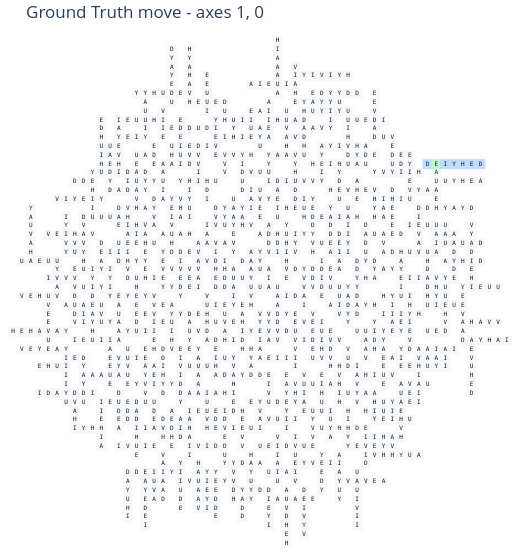

This figure's notebook cell:
### Markdown cell above
# Keep in Mind

Ground truth != only solution

### Code cell
for figure in plot_llm_run_move(context, move_source="ground_truth"):
    display(figure)

### Figure 1 — Plotly figure (JSON) as saved in the notebook; plotly's stock layout.template omitted (floating-point values rounded to 4 significant figures; data arrays with more than 128 entries replaced by an {"elided": "..."} marker saying what was removed)
{"data": [{"customdata": [[[-46, 8], "0"], [[-45, 8], "0"], [[-45, 10], "0"], [[-44, -8], "0"], [[-44, 6], "0"], [[-44, 8], "0"], [[-44, 10], "0"], [[-44, 16], "0"], [[-43, -10], "0"], [[-43, -8], "0"], [[-43, 0], "0"], [[-43, 3], "0"], [[-43, 6], "0"], [[-43, 8], "0"], [[-43, 10], "0"], [[-43, 16], "0"], [[-42, -10], "0"], [[-42, -8], "0"], [[-42, -4], "0"], [[-42, -2], "0"], [[-42, -1], "0"], [[-42, 0], "0"], [[-42, 3], "0"], [[-42, 6], "0"], [[-42, 8], "0"], [[-42, 10], "0"], [[-42, 16], "0"], [[-41, -10], "0"], [[-41, -8], "0"], [[-41, -7], "0"], [[-41, -6], "0"], [[-41, -4], "0"], [[-41, -2], "0"], [[-41, -1], "0"], [[-41, 0], "0"], [[-41, 2], "0"], [[-41, 3], "0"], [[-41, 4], "0"], [[-41, 6], "0,1"], [[-41, 7], "1"], [[-41, 8], "0,1"], [[-41, 9], "1"], [[-41, 10], "0,1"], [[-41, 11], "1"], [[-41, 14], "0"], [[-41, 16], "0"], [[-40, -10], "0"], [[-40, -8], "0"], [[-40, -7], "0"], [[-40, -6], "0"], [[-40, -4], "0"], [[-40, -2], "0"], [[-40, -1], "0"], [[-40, 0], "0"], [[-40, 2], "0,1"], [[-40, 3], "0,1"], [[-40, 4], "0,1"], [[-40, 5], "1"], [[-40, 6], "0,1"], [[-40, 8], "0"], [[-40, 10], "0"], [[-40, 12], "0"], [[-40, 14], "0"], [[-40, 16], "0"], [[-39, -10], "0"], [[-39, -8], "0"], [[-39, -7], "0"], [[-39, -6], "0"], [[-39, -4], "0,1"], [[-39, -3], "1"], [[-39, -2], "0,1"], [[-39, -1], "0,1"], [[-39, 0], "0,1"], [[-39, 1], "1"], [[-39, 2], "0,1"], [[-39, 4], "0"], [[-39, 7], "0"], [[-39, 9], "0"], [[-39, 12], "0"], [[-39, 14], "0,1"], [[-39, 15], "1"], [[-39, 16], "0,1"], [[-39, 17], "1"], [[-39, 18], "1"], [[-39, 19], "1"], [[-38, -10], "0,1"], [[-38, -9], "1"], [[-38, -8], "0,1"], [[-38, -7], "0,1"], [[-38, -6], "0,1"], [[-38, -5], "1"], [[-38, -4], "0,1"], [[-38, -2], "0"], [[-38, -1], "0"], [[-38, 0], "0"], [[-38, 2], "0"], [[-38, 4], "0"], [[-38, 6], "1"], [[-38, 7], "0,1"], [[-38, 8], "1"], [[-38, 9], "0,1"], [[-38, 12], "0"], [[-38, 14], "0"], [[-38, 16], "0"], [[-37, -6], "0"], [[-37, -4], "0"], [[-37, -2], "0"], [[-37, 1], "0,1"], [[-37, 2], "0,1"], [[-37, 3], "1"], [[-37, 4], "0,1"], [[-37, 5], "1"], [[-37, 7], "0"], [[-37, 9], "0,1"], [[-37, 10], "1"], [[-37, 11], "1"], [[-37, 12], "0,1"], [[-37, 13], "1"], [[-37, 14], "0,1"], [[-37, 17], "0"], [[-36, -9], "0"], [[-36, -6], "0"], [[-36, -3], "0"], [[-36, 1], "0"], [[-36, 4], "0"], [[-36, 7], "0"], [[-36, 9], "0"], [[-36, 12], "0"], [[-36, 14], "0"], [[-36, 17], "0,1"], [[-36, 18], "1"], [[-36, 19], "1"], [[-36, 20], "1"], [[-36, 21], "1"], [[-36, 22], "1"], [[-36, 23], "1"], [[-35, -13], "0"], [[-35, -11], "1"], [[-35, -10], "1"], [[-35, -9], "0,1"], [[-35, -8], "1"], [[-35, -7], "1"], [[-35, -5], "0"], [[-35, -3], "0,1"], [[-35, -2], "1"], [[-35, -1], "1"], [[-35, 0], "1"], [[-35, 1], "0"], [[-35, 3], "0"], [[-35, 5], "1"], [[-35, 6], "1"], [[-35, 7], "0,1"], [[-35, 8], "1"], [[-35, 9], "0,1"], [[-35, 10], "1"], [[-35, 11], "0,1"], [[-35, 15], "0"], [[-35, 16], "1"], [[-35, 17], "0,1"], [[-35, 18], "1"], [[-35, 19], "1"], [[-35, 20], "1"], [[-34, -13], "0"], [[-34, -9], "0"], [[-34, -6], "1"], [[-34, -5], "0,1"], [[-34, -4], "1"], [[-34, -3], "0,1"], [[-34, 1], "0"], [[-34, 3], "0"], [[-34, 7], "0"], [[-34, 9], "0"], [[-34, 11], "0"], [[-34, 13], "0"], [[-34, 15], "0"], [[-34, 17], "0,1"], [[-34, 18], "1"], [[-34, 19], "1"], [[-34, 20], "1"], [[-34, 21], "0"], [[-33, -16], "0,1"], [[-33, -15], "1"], [[-33, -14], "1"], [[-33, -13], "0,1"], [[-33, -11], "0"], [[-33, -9], "0"], [[-33, -8], "1"], [[-33, -7], "0,1"], [[-33, -6], "1"], [[-33, -5], "0,1"], [[-33, -4], "1"], [[-33, -3], "0"], [[-33, -1], "0,1"], [[-33, 0], "1"], [[-33, 1], "0,1"], [[-33, 2], "1"], [[-33, 3], "0,1"], [[-33, 4], "1"], [[-33, 5], "0,1"], [[-33, 8], "0"], [[-33, 11], "0"], [[-33, 12], "1"], [[-33, 13], "0,1"], [[-33, 14], "1"], [[-33, 15], "0,1"], [[-33, 16], "1"], [[-33, 17], "0,1"], [[-33, 21], "0"], [[-32, -16], "0"], [[-32, -13], "0"], [[-32, -11], "0,1"], [[-32, -10], "1"], [[-32, -9], "0,1"], [[-32, -7], "0,1"], [[-32, -6], "1"], [[-32, -5], "0,1"], [[-32, -4], "1"], [[-32, -3], "0,1"], [[-32, -1], "0,1"], [[-32, 0], "1"], [[-32, 1], "0,1"], [[-32, 3], "0"], [[-32, 5], "0"], [[-32, 6], "1"], [[-32, 7], "1"], [[-32, 8], "0,1"], [[-32, 9], "1"], [[-32, 11], "0"], [[-32, 13], "0"], [[-32, 15], "0"], [[-32, 18], "0,1"], [[-32, 19], "1"], [[-32, 20], "1"], [[-32, 21], "0,1"], [[-32, 22], "1"], [[-31, -16], "0"], [[-31, -13], "0"], [[-31, -11], "0,1"], [[-31, -10], "1"], [[-31, -9], "0,1"], [[-31, -7], "0"], [[-31, -5], "0"], [[-31, -3], "0,1"], [[-31, -2], "1"], [[-31, -1], "0,1"], [[-31, 0], "1"], [[-31, 1], "0,1"], [[-31, 2], "0,1"], [[-31, 3], "0,1"], [[-31, 5], "0"], [[-31, 8], "0"], [[-31, 10], "0,1"], [[-31, 11], "0,1"], [[-31, 12], "0,1"], [[-31, 13], "0,1"], [[-31, 15], "0"], [[-31, 17], "1"], [[-31, 18], "0,1"], [[-31, 19], "1"], [[-31, 20], "1"], [[-31, 21], "0"], [[-30, -17], "0"], [[-30, -16], "0"], [[-30, -15], "0"], [[-30, -13], "0,1"], [[-30, -12], "1"], [[-30, -11], "0,1"], [[-30, -10], "1"], [[-30, -9], "0,1"], [[-30, -8], "0,1"], [[-30, -7], "0,1"], [[-30, -4], "0"], [[-30, -1], "0"], [[-30, 2], "0"], [[-30, 4], "1"], [[-30, 5], "0,1"], [[-30, 6], "1"], [[-30, 7], "1"], [[-30, 8], "0,1"], [[-30, 9], "1"], [[-30, 10], "0,1"], [[-30, 12], "0"], [[-30, 14], "0"], [[-30, 16], "0"], [[-30, 18], "0,1"], [[-30, 19], "1"], [[-30, 20], "1"], [[-30, 21], "0,1"], [[-30, 22], "0,1"], [[-30, 23], "0"], [[-29, -20], "1"], [[-29, -19], "1"], [[-29, -18], "1"], [[-29, -17], "0,1"], [[-29, -16], "0,1"], [[-29, -15], "0,1"], [[-29, -14], "1"], [[-29, -11], "0"], [[-29, -8], "0"], [[-29, -6], "0"], [[-29, -4], "0,1"], [[-29, -3], "1"], [[-29, -2], "0,1"], [[-29, -1], "0,1"], [[-29, 0], "1"], [[-29, 1], "1"], [[-29, 2], "0,1"], [[-29, 6], "0"], [[-29, 8], "0,1"], [[-29, 9], "1"], [[-29, 10], "0,1"], [[-29, 12], "0"], [[-29, 14], "0,1"], [[-29, 15], "1"], [[-29, 16], "0,1"], [[-29, 17], "1"], [[-29, 18], "0,1"], [[-29, 21], "0"], [[-29, 22], "0"], [[-29, 23], "0"], [[-29, 29], "0"], [[-28, -17], "0"], [[-28, -15], "0"], [[-28, -12], "0"], [[-28, -10], "1"], [[-28, -9], "1"], [[-28, -8], "0,1"], [[-28, -7], "1"], [[-28, -6], "0,1"], [[-28, -5], "1"], [[-28, -4], "0,1"], [[-28, -2], "0"], [[-28, 2], "0"], [[-28, 6], "0"], [[-28, 8], "0,1"], [[-28, 9], "1"], [[-28, 10], "0,1"], [[-28, 11], "1"], [[-28, 12], "0,1"], [[-28, 13], "1"], [[-28, 14], "0,1"], [[-28, 16], "0"], [[-28, 19], "0"], [[-28, 21], "0,1"], [[-28, 22], "0,1"], [[-28, 23], "0,1"], [[-28, 24], "1"], [[-28, 29], "0"], [[-27, -17], "0"], [[-27, -15], "0,1"], [[-27, -14], "1"], [[-27, -13], "1"], [[-27, -12], "0,1"], [[-27, -11], "1"], [[-27, -10], "0,1"], [[-27, -8], "0,1"], [[-27, -7], "1"], [[-27, -6], "0,1"], [[-27, -4], "0"], [[-27, -2], "0"], [[-27, 0], "0,1"], [[-27, 1], "1"], [[-27, 2], "0,1"], [[-27, 3], "1"], [[-27, 4], "1"], [[-27, 5], "1"], [[-27, 6], "0,1"], [[-27, 8], "0"], [[-27, 10], "0"], [[-27, 12], "0"], [[-27, 14], "0"], [[-27, 16], "0,1"], [[-27, 17], "1"], [[-27, 18], "1"], [[-27, 19], "0,1"], [[-27, 20], "1"], [[-27, 23], "0"], [[-27, 29], "0"], [[-26, -20], "1"], [[-26, -19], "1"], [[-26, -18], "1"], [[-26, -17], "0,1"], [[-26, -15], "0"], [[-26, -12], "0,1"], [[-26, -11], "1"], [[-26, -10], "0,1"], [[-26, -8], "0,1"], [[-26, -7], "1"], [[-26, -6], "0,1"], [[-26, -4], "0,1"], [[-26, -3], "1"], [[-26, -2], "0,1"], [[-26, -1], "1"], [[-26, 0], "0,1"], [[-26, 2], "0"], [[-26, 4], "0"], [[-26, 9], "0"], [[-26, 13], "0,1"], [[-26, 14], "0,1"], [[-26, 15], "0,1"], [[-26, 16], "0,1"], [[-26, 19], "0"], [[-26, 21], "1"], [[-26, 22], "1"], [[-26, 23], "0,1"], [[-26, 24], "1"], [[-26, 25], "1"], [[-26, 26], "1"], [[-26, 29], "0"], [[-25, -17], "0,1"], [[-25, -16], "1"], [[-25, -15], "0,1"], [[-25, -12], "0,1"], [[-25, -11], "1"], [[-25, -10], "0,1"], [[-25, -9], "1"], [[-25, -8], "0,1"], [[-25, -6], "0"], [[-25, -4], "0"], [[-25, -2], "0"], [[-25, 0], "0,1"], [[-25, 1], "1"], [[-25, 2], "0,1"], [[-25, 4], "0,1"], [[-25, 5], "0,1"], [[-25, 6], "1"], [[-25, 7], "1"], [[-25, 8], "1"], [[-25, 9], "0"], [[-25, 11], "0"], [[-25, 12], "0"], [[-25, 13], "0"], [[-25, 15], "0"], [[-25, 17], "0"], [[-25, 19], "0,1"], [[-25, 20], "1"], [[-25, 21], "1"], [[-25, 23], "0,1"], [[-25, 24], "1"], [[-25, 25], "1"], [[-25, 26], "1"], [[-25, 29], "0"], [[-24, -22], "1"], [[-24, -21], "1"], [[-24, -20], "1"], [[-24, -19], "0,1"], [[-24, -18], "1"], [[-24, -17], "0,1"], [[-24, -12], "0"], [[-24, -10], "0"], [[-24, -8], "0,1"], [[-24, -7], "0,1"], [[-24, -6], "0,1"], [[-24, -5], "0,1"], [[-24, -4], "1"], [[-24, -3], "0,1"], [[-24, -2], "0,1"], [[-24, 0], "0"], [[-24, 3], "0"], [[-24, 4], "0"], [[-24, 5], "0"], [[-24, 9], "0"], [[-24, 11], "0"], [[-24, 12], "0"], [[-24, 13], "0"], [[-24, 15], "0"], [[-24, 17], "0"], [[-24, 18], "0"], [[-24, 19], "0"], [[-24, 21], "1"], [[-24, 22], "0,1"], [[-24, 23], "0,1"], [[-24, 24], "1"], [[-24, 25], "1"], [[-24, 26], "1"], [[-24, 27], "1"], [[-24, 29], "0"], [[-23, -19], "0"], [[-23, -16], "1"], [[-23, -15], "1"], [[-23, -14], "1"], [[-23, -13], "1"], [[-23, -12], "0,1"], [[-23, -11], "0,1"], [[-23, -7], "0"], [[-23, -5], "0"], [[-23, -3], "0"], [[-23, -1], "0"], [[-23, 0], "0,1"], [[-23, 1], "1"], [[-23, 2], "1"], [[-23, 3], "0,1"], [[-23, 5], "0"], [[-23, 6], "0"], [[-23, 7], "0"], [[-23, 9], "0,1"], [[-23, 10], "1"], [[-23, 11], "0,1"], [[-23, 12], "0,1"], [[-23, 13], "0,1"], [[-23, 14], "1"], [[-23, 17], "0"], [[-23, 18], "0"], [[-23, 19], "0"], [[-23, 22], "0"], [[-23, 28], "0,1"], [[-23, 29], "0,1"], [[-23, 30], "1"], [[-23, 31], "1"], [[-23, 32], "1"], [[-23, 33], "1"], [[-22, -23], "1"], [[-22, -22], "1"], [[-22, -21], "1"], [[-22, -20], "1"], [[-22, -19], "0,1"], [[-22, -18], "1"], [[-22, -17], "1"], [[-22, -14], "0"], [[-22, -11], "0"], [[-22, -10], "1"], [[-22, -9], "0,1"], [[-22, -8], "1"], [[-22, -7], "0,1"], [[-22, -5], "0"], [[-22, -3], "0,1"], [[-22, -2], "1"], [[-22, -1], "0,1"], [[-22, 1], "0"], [[-22, 3], "0,1"], [[-22, 4], "1"], [[-22, 5], "0,1"], [[-22, 6], "0,1"], [[-22, 7], "0,1"], [[-22, 8], "1"], [[-22, 9], "0"], [[-22, 11], "0"], [[-22, 12], "0"], [[-22, 13], "0"], [[-22, 16], "1"], [[-22, 17], "0,1"], [[-22, 18], "0,1"], [[-22, 19], "0,1"], [[-22, 20], "0,1"], [[-22, 21], "1"], [[-22, 22], "0,1"], [[-22, 24], "1"], [[-22, 25], "1"], [[-22, 26], "0,1"], [[-22, 28], "0"], [[-21, -19], "0"], [[-21, -16], "1"], [[-21, -15], "1"], [[-21, -14], "0,1"], [[-21, -13], "1"], [[-21, -12], "1"], [[-21, -11], "0"], [[-21, -9], "0"], [[-21, -7], "0,1"], [[-21, -6], "1"], [[-21, -5], "0,1"], [[-21, -3], "0"], [[-21, -1], "0,1"], [[-21, 0], "1"], [[-21, 1], "0,1"], [[-21, 2], "1"], [[-21, 3], "0,1"], [[-21, 5], "0"], [[-21, 6], "0"], [[-21, 7], "0"], [[-21, 9], "0,1"], [[-21, 10], "1"], [[-21, 11], "0,1"], [[-21, 12], "1"], [[-21, 15], "0"], [[-21, 18], "0"], [[-21, 20], "0,1"], [[-21, 21], "1"], [[-21, 22], "0,1"], [[-21, 26], "0"], [[-21, 28], "0,1"], [[-21, 29], "1"], [[-21, 30], "1"], [[-21, 31], "1"], [[-21, 32], "1"], [[-20, -19], "0"], [[-20, -16], "0,1"], [[-20, -15], "1"], [[-20, -14], "0,1"], [[-20, -13], "1"], [[-20, -11], "0"], [[-20, -9], "0,1"], [[-20, -8], "1"], [[-20, -7], "0,1"], [[-20, -5], "0,1"], [[-20, -4], "1"], [[-20, -3], "1"], [[-20, -2], "1"], [[-20, -1], "0,1"], [[-20, 1], "0"], [[-20, 3], "0"], [[-20, 5], "0,1"], [[-20, 6], "0,1"], [[-20, 7], "0,1"], [[-20, 8], "1"], [[-20, 9], "0,1"], [[-20, 11], "0"], [[-20, 14], "0"], [[-20, 15], "0"], [[-20, 16], "0"], [[-20, 19], "1"], [[-20, 20], "0,1"], [[-20, 21], "1"], [[-20, 22], "0,1"], [[-20, 23], "1"], [[-20, 26], "0"], [[-20, 28], "0"], [[-19, -19], "0"], [[-19, -17], "1"], [[-19, -16], "0,1"], [[-19, -15], "1"], [[-19, -14], "0,1"], [[-19, -13], "1"], [[-19, -11], "0"], [[-19, -9], "0"], [[-19, -7], "0,1"], [[-19, -6], "1"], [[-19, -5], "0,1"], [[-19, -1], "0,1"], [[-19, 0], "1"], [[-19, 1], "1"], [[-19, 2], "0,1"], [[-19, 3], "0,1"], [[-19, 4], "0,1"], [[-19, 7], "0"], [[-19, 10], "0"], [[-19, 13], "1"], [[-19, 14], "0,1"], [[-19, 15], "0,1"], [[-19, 16], "0,1"], [[-19, 17], "1"], [[-19, 18], "1"], [[-19, 20], "0"], [[-19, 22], "0"], [[-19, 24], "0,1"], [[-19, 25], "0,1"], [[-19, 26], "0,1"], [[-19, 27], "1"], [[-19, 28], "0,1"], [[-18, -22], "1"], [[-18, -21], "1"], [[-18, -20], "1"], [[-18, -19], "0,1"], [[-18, -18], "0,1"], [[-18, -16], "0"], [[-18, -14], "0"], [[-18, -12], "0,1"], [[-18, -11], "0,1"], [[-18, -10], "1"], [[-18, -9], "0,1"], [[-18, -8], "1"], [[-18, -7], "0,1"], [[-18, -4], "0"], [[-18, -1], "0"], [[-18, 2], "0"], [[-18, 4], "0"], [[-18, 7], "0,1"], [[-18, 8], "1"], [[-18, 9], "1"], [[-18, 10], "0,1"], [[-18, 12], "0"], [[-18, 14], "0"], [[-18, 15], "0"], [[-18, 16], "0"], [[-18, 19], "1"], [[-18, 20], "0,1"], [[-18, 21], "0,1"], [[-18, 22], "0,1"], [[-18, 24], "0"], [[-18, 25], "0"], [[-18, 26], "0"], [[-18, 28], "0"], [[-17, -18], "0"], [[-17, -16], "0,1"], [[-17, -15], "1"], [[-17, -14], "0,1"], [[-17, -13], "1"], [[-17, -12], "0,1"], [[-17, -9], "0"], [[-17, -6], "0,1"], [[-17, -5], "1"], [[-17, -4], "0,1"], [[-17, -3], "0,1"], [[-17, -2], "0,1"], [[-17, 0], "0"], [[-17, 1], "0"], [[-17, 2], "0"], [[-17, 4], "0,1"], [[-17, 5], "1"], [[-17, 6], "0,1"], [[-17, 7], "0,1"], [[-17, 10], "0,1"], [[-17, 11], "1"], [[-17, 12], "0,1"], [[-17, 13], "1"], [[-17, 14], "1"], [[-17, 15], "0,1"], [[-17, 16], "0,1"], [[-17, 21], "0"], [[-17, 24], "0"], [[-17, 25], "0"], [[-17, 26], "0"], [[-17, 28], "0,1"], [[-17, 29], "1"], [[-17, 30], "1"], [[-17, 31], "1"], [[-17, 32], "1"], [[-16, -19], "1"], [[-16, -18], "0,1"], [[-16, -17], "1"], [[-16, -16], "0,1"], [[-16, -14], "0"], [[-16, -12], "0"], [[-16, -10], "1"], [[-16, -9], "0,1"], [[-16, -8], "1"], [[-16, -7], "1"], [[-16, -6], "0,1"], [[-16, -4], "0"], [[-16, -3], "0"], [[-16, -2], "0"], [[-16, 0], "0,1"], [[-16, 1], "0,1"], [[-16, 2], "0,1"], [[-16, 3], "1"], [[-16, 4], "0,1"], [[-16, 6], "0"], [[-16, 8], "0"], [[-16, 10], "0,1"], [[-16, 11], "1"], [[-16, 12], "0,1"], [[-16, 13], "1"], [[-16, 16], "0,1"], [[-16, 17], "1"], [[-16, 18], "0,1"], [[-16, 21], "0,1"], [[-16, 22], "1"], [[-16, 23], "1"], [[-16, 24], "0,1"], [[-16, 25], "0,1"], [[-16, 26], "0,1"], [[-16, 27], "1"], [[-16, 29], "0"], [[-15, -18], "0"], [[-15, -16], "0,1"], [[-15, -15], "0,1"], [[-15, -14], "1"], [[-15, -13], "0,1"], [[-15, -12], "0,1"], [[-15, -10], "0"], [[-15, -8], "0"], [[-15, -6], "0,1"], [[-15, -5], "1"], [[-15, -4], "0,1"], [[-15, -3], "0,1"], [[-15, -2], "0,1"], [[-15, 0], "0"], [[-15, 1], "0"], [[-15, 2], "0"], [[-15, 4], "0,1"], [[-15, 5], "1"], [[-15, 6], "0,1"], [[-15, 8], "0,1"], [[-15, 9], "1"], [[-15, 10], "0,1"], [[-15, 11], "1"], [[-15, 12], "0,1"], [[-15, 13], "1"], [[-15, 14], "1"], [[-15, 16], "0"], [[-15, 18], "0,1"], [[-15, 19], "1"], [[-15, 20], "1"], [[-15, 21], "0"], [[-15, 24], "0"], [[-15, 27], "0"], [[-15, 29], "0"], [[-14, -22], "1"], [[-14, -21], "0,1"], [[-14, -20], "1"], [[-14, -19], "1"], [[-14, -18], "0,1"], [[-14, -15], "0"], [[-14, -13], "0"], [[-14, -11], "1"], [[-14, -10], "0,1"], [[-14, -9], "1"], [[-14, -8], "0,1"], [[-14, -6], "0"], [[-14, -4], "0"], [[-14, -2], "0,1"], [[-14, -1], "1"], [[-14, 0], "0,1"], [[-14, 1], "0,1"], [[-14, 3], "1"], [[-14, 4], "0,1"], [[-14, 5], "1"], [[-14, 8], "0"], [[-14, 12], "0"], [[-14, 14], "0"], [[-14, 16], "0,1"], [[-14, 17], "0,1"], [[-14, 18], "0,1"], [[-14, 21], "0"], [[-14, 24], "0"], [[-14, 26], "1"], [[-14, 27], "0,1"], [[-14, 28], "1"], [[-14, 29], "0,1"], [[-14, 30], "1"], [[-13, -21], "0"], [[-13, -17], "0"], [[-13, -16], "0"], [[-13, -15], "0"], [[-13, -13], "0"], [[-13, -12], "1"], [[-13, -11], "1"], [[-13, -10], "0,1"], [[-13, -8], "0"], [[-13, -6], "0,1"], [[-13, -5], "0,1"], [[-13, -4], "0,1"], [[-13, -3], "1"], [[-13, -2], "0,1"], [[-13, 0], "0"], [[-13, 2], "0"], [[-13, 4], "0,1"], [[-13, 5], "1"], [[-13, 6], "0,1"], [[-13, 7], "1"], [[-13, 8], "0,1"], [[-13, 9], "1"], [[-13, 11], "0"], [[-13, 13], "0"], [[-13, 14], "0"], [[-13, 15], "0"], [[-13, 17], "0"], [[-13, 19], "0,1"], [[-13, 20], "1"], [[-13, 21], "0,1"], [[-13, 22], "1"], [[-13, 23], "0,1"], [[-13, 24], "0,1"], [[-13, 25], "0,1"], [[-13, 27], "0"], [[-13, 29], "0"], [[-12, -21], "0"], [[-12, -17], "0"], [[-12, -16], "0"], [[-12, -15], "0"], [[-12, -13], "0"], [[-12, -11], "1"], [[-12, -10], "0,1"], [[-12, -9], "0,1"], [[-12, -8], "0,1"], [[-12, -7], "1"], [[-12, -5], "0"], [[-12, -2], "0,1"], [[-12, -1], "0,1"], [[-12, 0], "0,1"], [[-12, 1], "1"], [[-12, 2], "0,1"], [[-12, 6], "0"], [[-12, 7], "1"], [[-12, 8], "0,1"], [[-12, 9], "1"], [[-12, 11], "0"], [[-12, 12], "1"], [[-12, 13], "0,1"], [[-12, 14], "0,1"], [[-12, 15], "0"], [[-12, 17], "0"], [[-12, 19], "0"], [[-12, 23], "0"], [[-12, 25], "0,1"], [[-12, 26], "1"], [[-12, 27], "0,1"], [[-12, 28], "1"], [[-12, 29], "0,1"], [[-12, 30], "1"], [[-11, -21], "0"], [[-11, -19], "1"], [[-11, -18], "1"], [[-11, -17], "0,1"], [[-11, -16], "0,1"], [[-11, -15], "0,1"], [[-11, -14], "1"], [[-11, -10], "0"], [[-11, -9], "0"], [[-11, -8], "0"], [[-11, -6], "1"], [[-11, -5], "0,1"], [[-11, -4], "1"], [[-11, -3], "1"], [[-11, -1], "0"], [[-11, 2], "0"], [[-11, 5], "1"], [[-11, 6], "0,1"], [[-11, 7], "1"], [[-11, 8], "0,1"], [[-11, 9], "1"], [[-11, 10], "1"], [[-11, 11], "0,1"], [[-11, 13], "0"], [[-11, 14], "0"], [[-11, 15], "0"], [[-11, 17], "0,1"], [[-11, 18], "1"], [[-11, 19], "0,1"], [[-11, 20], "0,1"], [[-11, 21], "1"], [[-11, 23], "0"], [[-11, 25], "0,1"], [[-11, 26], "1"], [[-11, 27], "0,1"], [[-11, 29], "0"], [[-10, -21], "0"], [[-10, -17], "0"], [[-10, -15], "0"], [[-10, -11], "1"], [[-10, -10], "0,1"], [[-10, -9], "0,1"], [[-10, -8], "0,1"], [[-10, -7], "0,1"], [[-10, -5], "0"], [[-10, -1], "0,1"], [[-10, 0], "1"], [[-10, 1], "1"], [[-10, 2], "0,1"], [[-10, 3], "1"], [[-10, 4], "1"], [[-10, 6], "0"], [[-10, 8], "0"], [[-10, 11], "0"], [[-10, 13], "0"], [[-10, 15], "0"], [[-10, 17], "0"], [[-10, 20], "0"], [[-10, 22], "1"], [[-10, 23], "0,1"], [[-10, 24], "1"], [[-10, 25], "0,1"], [[-10, 26], "1"], [[-10, 29], "0"], [[-9, -21], "0"], [[-9, -17], "0"], [[-9, -15], "1"], [[-9, -14], "0,1"], [[-9, -13], "1"], [[-9, -12], "1"], [[-9, -11], "1"], [[-9, -10], "0,1"], [[-9, -7], "0"], [[-9, -5], "0"], [[-9, -4], "0"], [[-9, -3], "0"], [[-9, 0], "1"], [[-9, 1], "1"], [[-9, 2], "0,1"], [[-9, 3], "1"], [[-9, 5], "0"], [[-9, 7], "0"], [[-9, 10], "1"], [[-9, 11], "0,1"], [[-9, 12], "1"], [[-9, 13], "0,1"], [[-9, 14], "1"], [[-9, 15], "0,1"], [[-9, 16], "1"], [[-9, 18], "0"], [[-9, 19], "0"], [[-9, 20], "0"], [[-9, 23], "0"], [[-8, -21], "0"], [[-8, -14], "0"], [[-8, -11], "1"], [[-8, -10], "1"], [[-8, -9], "0,1"], [[-8, -8], "1"], [[-8, -7], "0,1"], [[-8, -5], "0"], [[-8, -4], "0"], [[-8, -3], "0"], [[-8, 0], "1"], [[-8, 1], "1"], [[-8, 2], "0,1"], [[-8, 3], "1"], [[-8, 4], "1"], [[-8, 5], "0,1"], [[-8, 7], "0,1"], [[-8, 8], "1"], [[-8, 9], "0,1"], [[-8, 10], "1"], [[-8, 11], "0"], [[-8, 13], "0"], [[-8, 15], "0"], [[-8, 18], "0"], [[-8, 19], "0"], [[-8, 20], "0"], [[-8, 23], "0,1"], [[-8, 24], "1"], [[-8, 25], "0,1"], [[-8, 26], "1"], [[-8, 27], "1"], [[-8, 28], "1"], [[-8, 29], "1"], [[-7, -18], "1"], [[-7, -17], "1"], [[-7, -16], "1"], [[-7, -15], "1"], [[-7, -14], "0,1"], [[-7, -13], "1"], [[-7, -9], "0"], [[-7, -7], "0,1"], [[-7, -6], "0,1"], [[-7, -5], "0,1"], [[-7, -4], "0,1"], [[-7, -3], "0,1"], [[-7, -1], "0"], [[-7, 2], "0"], [[-7, 4], "1"], [[-7, 5], "0,1"], [[-7, 6], "1"], [[-7, 7], "0"], [[-7, 9], "0,1"], [[-7, 10], "1"], [[-7, 11], "0,1"], [[-7, 14], "0"], [[-7, 16], "0"], [[-7, 18], "0,1"], [[-7, 19], "0,1"], [[-7, 20], "0,1"], [[-7, 21], "1"], [[-7, 22], "0,1"], [[-7, 25], "0"], [[-6, -14], "0"], [[-6, -12], "0,1"], [[-6, -11], "1"], [[-6, -10], "1"], [[-6, -9], "0,1"], [[-6, -8], "1"], [[-6, -6], "0"], [[-6, -3], "0"], [[-6, -1], "0"], [[-6, 3], "0,1"], [[-6, 4], "1"], [[-6, 5], "0,1"], [[-6, 7], "0"], [[-6, 9], "0"], [[-6, 13], "1"], [[-6, 14], "0,1"], [[-6, 15], "1"], [[-6, 16], "0,1"], [[-6, 17], "1"], [[-6, 18], "0,1"], [[-6, 20], "0"], [[-6, 22], "0,1"], [[-6, 23], "1"], [[-6, 24], "1"], [[-6, 25], "0"], [[-5, -16], "1"], [[-5, -15], "1"], [[-5, -14], "0,1"], [[-5, -12], "0"], [[-5, -10], "1"], [[-5, -9], "0,1"], [[-5, -8], "1"], [[-5, -7], "1"], [[-5, -6], "0"], [[-5, -4], "1"], [[-5, -3], "0,1"], [[-5, -2], "0,1"], [[-5, -1], "0,1"], [[-5, 0], "1"], [[-5, 3], "0"], [[-5, 6], "0,1"], [[-5, 7], "0,1"], [[-5, 8], "1"], [[-5, 9], "0,1"], [[-5, 10], "1"], [[-5, 11], "1"], [[-5, 12], "0,1"], [[-5, 14], "0"], [[-5, 16], "0"], [[-5, 22], "0"], [[-5, 25], "0,1"], [[-5, 26], "1"], [[-5, 27], "1"], [[-5, 28], "1"], [[-5, 29], "1"], [[-5, 30], "1"], [[-4, -14], "1"], [[-4, -13], "0,1"], [[-4, -12], "0,1"], [[-4, -11], "0,1"], [[-4, -10], "1"], [[-4, -9], "0,1"], [[-4, -8], "1"], [[-4, -6], "0"], [[-4, -2], "0"], [[-4, 1], "0"], [[-4, 3], "0,1"], [[-4, 4], "1"], [[-4, 5], "1"], [[-4, 6], "0,1"], [[-4, 9], "0"], [[-4, 12], "0"], [[-4, 14], "0"], [[-4, 18], "1"], [[-4, 19], "1"], [[-4, 20], "1"], [[-4, 21], "0,1"], [[-4, 22], "0,1"], [[-4, 23], "1"], [[-4, 25], "0"], [[-3, -13], "0"], [[-3, -12], "0"], [[-3, -11], "0"], [[-3, -9], "0"], [[-3, -7], "0,1"], [[-3, -6], "1"], [[-3, -5], "1"], [[-3, -4], "0,1"], [[-3, -3], "1"], [[-3, -2], "0,1"], [[-3, 1], "0"], [[-3, 3], "0"], [[-3, 6], "0"], [[-3, 9], "0"], [[-3, 11], "1"], [[-3, 12], "0,1"], [[-3, 13], "1"], [[-3, 14], "0,1"], [[-3, 15], "1"], [[-3, 16], "1"], [[-3, 17], "1"], [[-3, 20], "0"], [[-3, 21], "0"], [[-3, 22], "0"], [[-3, 24], ""], [[-3, 25], "0"], [[-3, 26], ""], [[-3, 27], ""], [[-3, 28], ""], [[-3, 29], ""], [[-3, 30], ""], [[-2, -13], "0"], [[-2, -12], "0"], [[-2, -11], "0"], [[-2, -9], "0,1"], [[-2, -8], "1"], [[-2, -7], "0,1"], [[-2, -5], "1"], [[-2, -4], "0,1"], [[-2, -3], "1"], [[-2, -2], "0"], [[-2, 0], "0,1"], [[-2, 1], "0,1"], [[-2, 2], "1"], [[-2, 3], "0,1"], [[-2, 4], "1"], [[-2, 6], "0,1"], [[-2, 7], "1"], [[-2, 8], "0,1"], [[-2, 9], "1"], [[-2, 10], "0,1"], [[-2, 12], "0"], [[-2, 15], "0,1"], [[-2, 16], "1"], [[-2, 17], "1"], [[-2, 18], "1"], [[-2, 20], "0"], [[-2, 21], "0"], [[-2, 22], "0"], [[-1, -13], "0"], [[-1, -12], "0"], [[-1, -11], "0"], [[-1, -7], "0"], [[-1, -5], "1"], [[-1, -4], "0,1"], [[-1, -3], "1"], [[-1, -2], "0,1"], [[-1, -1], "1"], [[-1, 0], "0,1"], [[-1, 5], "0"], [[-1, 8], "0"], [[-1, 10], "0"], [[-1, 12], "0,1"], [[-1, 13], "1"], [[-1, 14], "1"], [[-1, 15], "0,1"], [[-1, 16], "1"], [[-1, 17], "1"], [[-1, 20], "0"], [[0, -13], "0"], [[0, -11], "0,1"], [[0, -10], "1"], [[0, -9], "1"], [[0, -8], "0,1"], [[0, -6], "0"], [[0, -4], "0"], [[0, 0], "0,1"], [[0, 1], "1"], [[0, 2], "0,1"], [[0, 3], "1"], [[0, 4], "0,1"], [[0, 5], "0,1"], [[0, 6], "0,1"], [[0, 8], "0,1"], [[0, 9], "1"], [[0, 10], "0,1"], [[0, 15], "0"], [[0, 18], "0,1"], [[0, 19], "1"], [[0, 20], "0,1"], [[1, -13], "0"], [[1, -11], "0"], [[1, -8], "0"], [[1, -6], "0,1"], [[1, -5], "1"], [[1, -4], "0,1"], [[1, -3], "1"], [[1, -2], "1"], [[1, -1], "1"], [[1, 0], "0,1"], [[1, 2], "0"], [[1, 4], "0"], [[1, 5], "0"], [[1, 6], "0"], [[1, 8], "0"], [[1, 10], "0,1"], [[1, 11], "1"], [[1, 12], "1"], [[1, 13], "0,1"], [[1, 15], "0"], [[1, 18], "0"], [[2, -13], "0"], [[2, -11], "0"], [[2, -10], "1"], [[2, -9], "1"], [[2, -8], "0,1"], [[2, -7], "1"], [[2, -6], "0,1"], [[2, -4], "0"], [[2, 0], "0"], [[2, 1], "0,1"], [[2, 2], "0,1"], [[2, 3], "1"], [[2, 4], "0"], [[2, 6], "0"], [[2, 7], "1"], [[2, 8], "0,1"], [[2, 9], "1"], [[2, 10], "0"], [[2, 13], "0"], [[2, 15], "0,1"], [[2, 16], "1"], [[2, 17], "1"], [[2, 18], "0,1"], [[2, 19], "1"], [[3, -8], "0"], [[3, -6], "0"], [[3, -1], "0"], [[3, 1], "0"], [[3, 4], "0,1"], [[3, 5], "1"], [[3, 6], "0,1"], [[3, 8], "0"], [[3, 10], "0,1"], [[3, 11], "1"], [[3, 12], "1"], [[3, 13], "0,1"], [[3, 14], "1"], [[3, 15], "1"], [[3, 18], "0"], [[4, -8], "0"], [[4, -5], "0"], [[4, -3], "0,1"], [[4, -2], "1"], [[4, -1], "0,1"], [[4, 0], "1"], [[4, 1], "0,1"], [[4, 6], "0"], [[4, 9], "0,1"], [[4, 10], "0,1"], [[4, 11], "1"], [[4, 12], "1"], [[4, 13], "0,1"], [[4, 14], "1"], [[4, 18], "0"], [[5, -9], "1"], [[5, -8], "0,1"], [[5, -7], "1"], [[5, -6], "1"], [[5, -5], "0,1"], [[5, -4], "1"], [[5, -3], "0,1"], [[5, -1], "0"], [[5, 7], "0"], [[5, 9], "0"], [[5, 11], "1"], [[5, 12], "1"], [[5, 13], "0,1"], [[5, 14], "1"], [[5, 15], "1"], [[5, 16], "1"], [[5, 18], "0"], [[6, -5], "0"], [[6, -3], "0"], [[6, -1], "0"], [[6, 4], "1"], [[6, 5], "1"], [[6, 6], "1"], [[6, 7], "0,1"], [[6, 8], "1"], [[6, 9], "0,1"], [[7, -5], "0"], [[7, -3], "0"], [[7, -1], "0"], [[7, 7], "0"], [[7, 9], "0,1"], [[7, 10], "1"], [[7, 11], "1"], [[7, 12], "1"], [[7, 13], "1"], [[7, 14], "1"], [[7, 15], "1"], [[8, -5], "0"], [[8, -3], "0"], [[8, 7], "0"], [[8, 9], "0"], [[9, -5], "0"], [[9, -3], "0"], [[9, 7], "0"], [[10, -5], "0"], [[10, -3], "0"], [[10, 7], "0"], [[11, 7], "0"]], "hovertemplate": "coord=%{customdata[0]}<br>symbol=%{text}<br>axes=%{customdata[1]}<extra></extra>", "marker": {"color": {"elided": "1348 str values"}, "line": {"color": "rgba(0, 0, 0, 0)", "width": 0}, "size": 10, "symbol": "square"}, "mode": "markers+text", "showlegend": false, "text": {"elided": "1348 str values"}, "textfont": {"color": "#15181d", "family": "DejaVu Sans Mono, Menlo, Consolas, monospace", "size": 6}, "textposition": "middle center", "type": "scatter", "x": {"elided": "1348 int values"}, "y": {"elided": "1348 int values"}}], "layout": {"dragmode": "pan", "height": 552, "margin": {"b": 4, "l": 4, "r": 4, "t": 36}, "paper_bgcolor": "white", "plot_bgcolor": "rgba(0, 0, 0, 0)", "showlegend": false, "title": {"text": "Ground Truth move - axes 1, 0"}, "width": 520, "xaxis": {"range": [-23.53, 33.53], "scaleanchor": "y", "scaleratio": 1, "showgrid": false, "showticklabels": false, "visible": false, "zeroline": false}, "yaxis": {"range": [-46.53, 11.53], "showgrid": false, "showticklabels": false, "visible": false, "zeroline": false}}}
